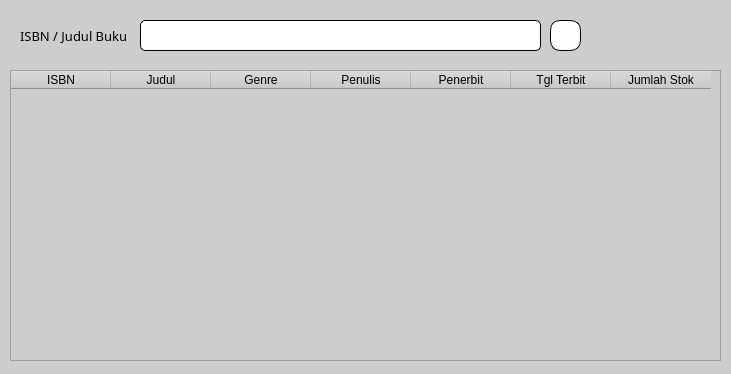
<?xml version="1.0" encoding="UTF-8"?>
<ui version="4.0">
 <class>Dialog</class>
 <widget class="QDialog" name="Dialog">
  <property name="geometry">
   <rect>
    <x>0</x>
    <y>0</y>
    <width>731</width>
    <height>374</height>
   </rect>
  </property>
  <property name="windowTitle">
   <string>Dialog</string>
  </property>
  <property name="styleSheet">
   <string notr="true">background-color: rgb(205, 205, 205);</string>
  </property>
  <widget class="QLabel" name="label">
   <property name="geometry">
    <rect>
     <x>20</x>
     <y>20</y>
     <width>111</width>
     <height>31</height>
    </rect>
   </property>
   <property name="font">
    <font>
     <family>Century Gothic</family>
     <pointsize>10</pointsize>
    </font>
   </property>
   <property name="text">
    <string>ISBN / Judul Buku</string>
   </property>
  </widget>
  <widget class="QLineEdit" name="editSearch">
   <property name="geometry">
    <rect>
     <x>140</x>
     <y>20</y>
     <width>401</width>
     <height>31</height>
    </rect>
   </property>
   <property name="font">
    <font>
     <family>Century Gothic</family>
     <pointsize>10</pointsize>
    </font>
   </property>
   <property name="styleSheet">
    <string notr="true">background-color: rgb(255, 255, 255);
border: 1px solid black;
border-radius: 5px;</string>
   </property>
  </widget>
  <widget class="QPushButton" name="btnSearch">
   <property name="geometry">
    <rect>
     <x>550</x>
     <y>20</y>
     <width>31</width>
     <height>31</height>
    </rect>
   </property>
   <property name="styleSheet">
    <string notr="true">QPushButton{
border: 1px solid black;
border-radius: 10px;
background-color: rgb(255, 255, 255);
color: rgb(0, 0, 0);
}

QPushButton:hover{
background-color: rgb(205, 205, 205);
}

QPushButton:pressed{
padding-left: 5px;
padding-top: 5px;
}</string>
   </property>
   <property name="text">
    <string/>
   </property>
   <property name="icon">
    <iconset>
     <normaloff>../ICON/search.png</normaloff>../ICON/search.png</iconset>
   </property>
  </widget>
  <widget class="QTableWidget" name="tblBuku">
   <property name="geometry">
    <rect>
     <x>10</x>
     <y>70</y>
     <width>711</width>
     <height>291</height>
    </rect>
   </property>
   <property name="font">
    <font>
     <family>Century Gothic</family>
     <pointsize>10</pointsize>
    </font>
   </property>
   <property name="editTriggers">
    <set>QAbstractItemView::NoEditTriggers</set>
   </property>
   <property name="selectionMode">
    <enum>QAbstractItemView::SingleSelection</enum>
   </property>
   <property name="selectionBehavior">
    <enum>QAbstractItemView::SelectRows</enum>
   </property>
   <column>
    <property name="text">
     <string>ISBN</string>
    </property>
   </column>
   <column>
    <property name="text">
     <string>Judul</string>
    </property>
   </column>
   <column>
    <property name="text">
     <string>Genre</string>
    </property>
   </column>
   <column>
    <property name="text">
     <string>Penulis</string>
    </property>
   </column>
   <column>
    <property name="text">
     <string>Penerbit</string>
    </property>
   </column>
   <column>
    <property name="text">
     <string>Tgl Terbit</string>
    </property>
   </column>
   <column>
    <property name="text">
     <string>Jumlah Stok</string>
    </property>
   </column>
  </widget>
 </widget>
 <resources/>
 <connections/>
</ui>
